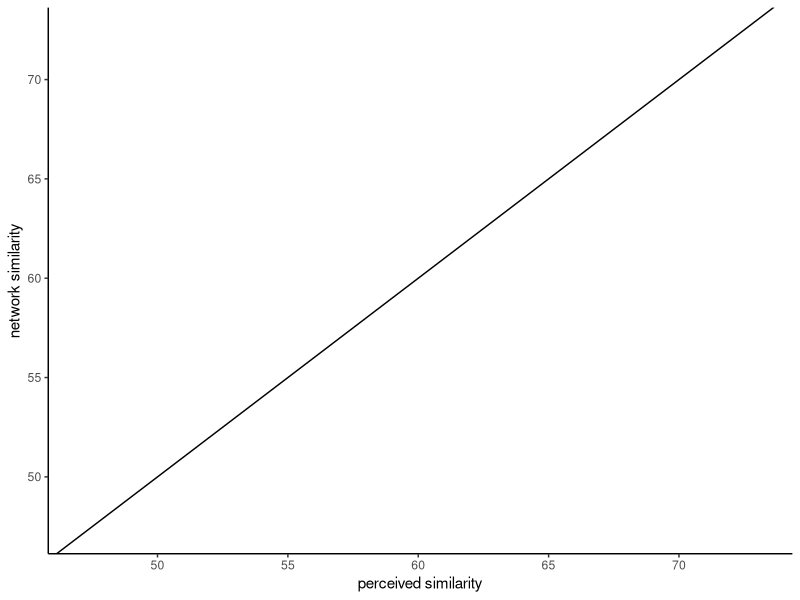

Source code (R): (Note: this script raises an error after producing the figure.)
library(ggplot2)

x <- rnorm(100, 60, 5)
error <- rnorm(100, 0, 1)
y <- x + error

dat <- tibble::tibble(x,y)
cor(x, y)

ggplot(dat, aes(x, y)) + geom_point(color = "white")+
  geom_abline(intercept = 0, slope = 1)+theme_classic()+
  labs(x = "perceived similarity",
       y=  "network similarity")


c1 <- cluster_fast_greedy(g)
c2 <- cluster_edge_betweenness(g)
c3 <- cluster_infomap(g)
c4 <- cluster_leading_eigen(g)
c5 <- cluster_louvain(g)
c6 <- cluster_walktrap(g)
dendPlot(c6, "hclust")
